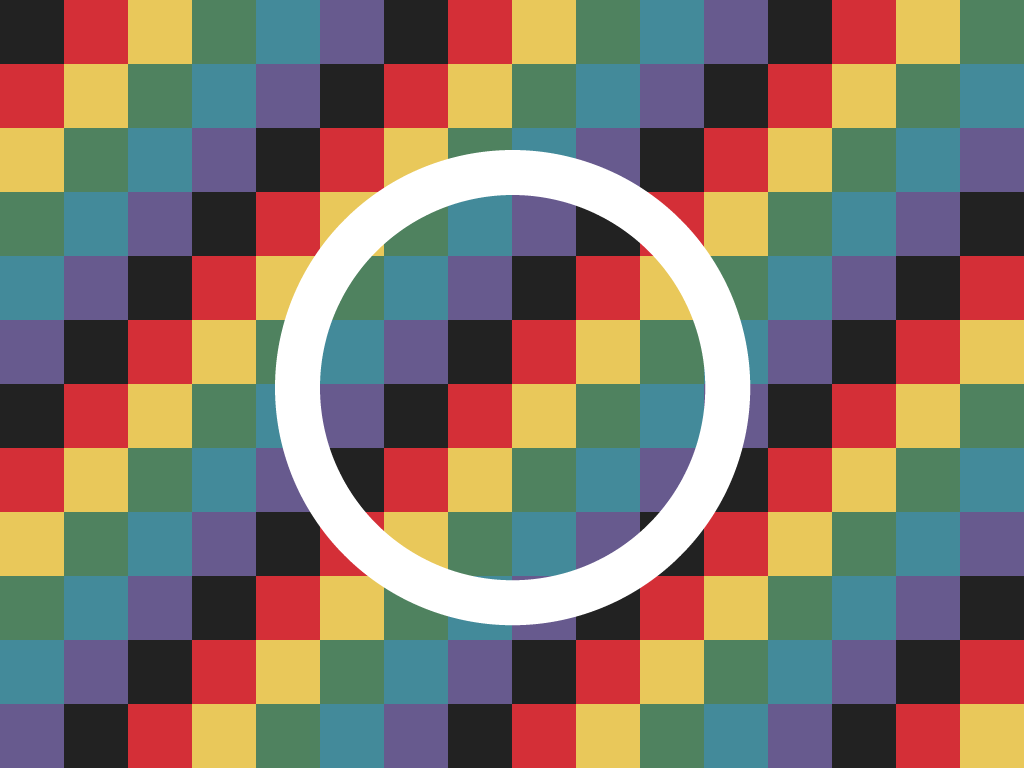
#> input picture tests/fixtures/large-pattern.png, 4096 x 3072 px (shown at 1/4 size)
$ python -i converter.py   (imports and definitions only)
#> lines starting #> are read from the running program, lines starting #| are printed output that depends on the picture
from __future__ import annotations

from dataclasses import dataclass
from math import ceil, sqrt
from pathlib import Path

import numpy as np
from PIL import Image, ImageDraw, ImageFont, ImageOps
from pyxelate import Pal, Pyx
from scipy.optimize import linear_sum_assignment
from skimage.color import deltaE_ciede2000, rgb2lab

from . import CONVERTER_VERSION
from .palette import DEFAULT_PALETTE_ID, PaletteDefinition, load_palette


SUPPORTED_DITHER_MODES = ("none", "naive", "bayer", "floyd", "atkinson")
SUPPORTED_FIT_MODES = ("crop", "stretch")
SUPPORTED_MAPPING_MODES = ("direct", "two-stage")
RGBA_FIT_MAX_SAMPLES = 4096


@dataclass(frozen=True)
class ConversionOptions:
    width: int = 24
    height: int = 24
    fit: str = "crop"
    dither: str = "none"
    sobel: int = 3
    depth: int = 1
    svd: bool = True
    mapping_mode: str = "direct"
    auto_colors: int = 18
    cleanup_passes: int = 2
    cleanup_delta_e: float = 14.0

    # [19 lines left out: function validate, not called in this run]


@dataclass(frozen=True)
class ConversionResult:
    width: int
    height: int
    palette_id: str
    palette_version: int
    converter_version: str
    used_color_ids: tuple[str, ...]
    pixels: list[list[str | None]]
    hex_pixels: list[list[str | None]]
    image: np.ndarray
    mapping_mode: str
    learned_colors: int | None = None
    cleanup_changes: int = 0

    @property
    def used_colors(self) -> int:
        return len(self.used_color_ids)


def crop_to_aspect(image: Image.Image, width: int, height: int) -> Image.Image:
    target_ratio = width / height
    source_ratio = image.width / image.height

    if source_ratio > target_ratio:
        crop_width = max(1, round(image.height * target_ratio))
        left = (image.width - crop_width) // 2
        return image.crop((left, 0, left + crop_width, image.height))

    crop_height = max(1, round(image.width / target_ratio))
    top = (image.height - crop_height) // 2
    return image.crop((0, top, image.width, top + crop_height))


def prepare_pillow_image(
    image: Image.Image,
    *,
    width: int,
    height: int,
    fit: str,
) -> np.ndarray:
    image = ImageOps.exif_transpose(image)
    has_alpha = image.mode in ("RGBA", "LA") or "transparency" in image.info
    image = image.convert("RGBA" if has_alpha else "RGB")

    if fit == "crop":
        image = crop_to_aspect(image, width, height)
    elif fit != "stretch":
        raise ValueError(f"Unsupported fit mode: {fit}")

    return np.asarray(image)


def load_source(
    path: Path,
    *,
    width: int = 24,
    height: int = 24,
    fit: str = "crop",
) -> np.ndarray:
#> called with path = '../tests/fixtures/large-pattern.png', width = 24, height = 24, fit = 'crop'
    with Image.open(path) as opened:
#> opened is the input picture: PIL image 4096x3072 RGB; mean R, G, B 132.6, 117.7, 106.9
        return prepare_pillow_image(opened, width=width, height=height, fit=fit)
#> in prepare_pillow_image, `has_alpha = image.mode in ("RGBA", "LA") or "transparency" in image.info`: has_alpha = False
#> in crop_to_aspect, `return image.crop((left, 0, left + crop_width, image.height))`:
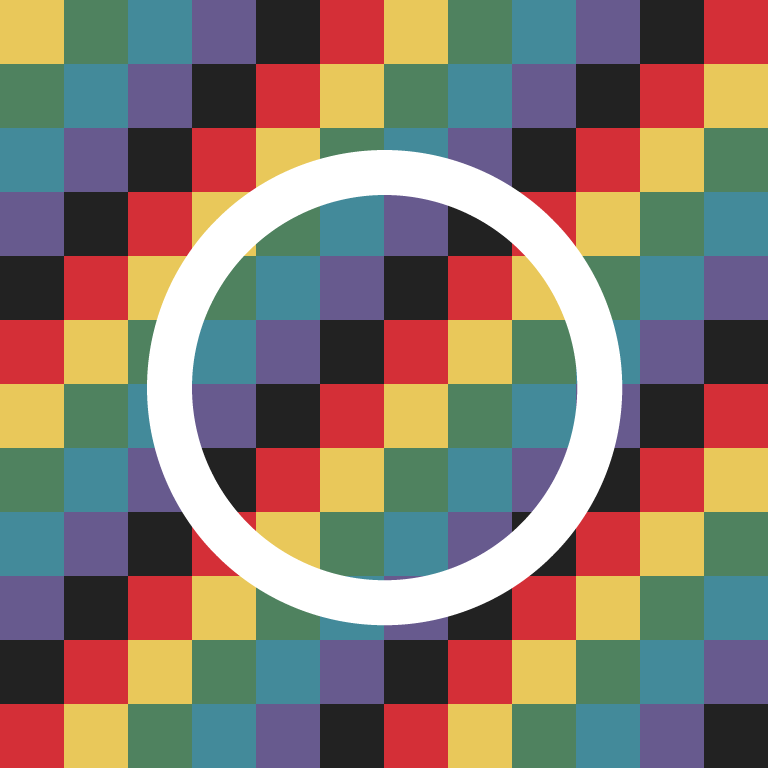
#> returned value: PIL image 3072x3072 RGB (shown at 1/4 size); mean R, G, B 136.4, 121.4, 110.8


# [13 lines left out: function validate_palette, not called in this run]


def lab_colors(rgb: np.ndarray) -> np.ndarray:
    rgb = np.asarray(rgb, dtype=np.float64).reshape(1, -1, 3) / 255.0
    return rgb2lab(rgb).reshape(-1, 3)


def palette_distance_matrix(palette: PaletteDefinition) -> np.ndarray:
    lab = lab_colors(np.asarray(palette.rgb_colors, dtype=np.uint8))
    return deltaE_ciede2000(lab[:, None, :], lab[None, :, :])


# [330 lines left out: functions map_auto_colors_to_fixed_palette, cleanup_isolated_pixels, _build_pixel_matrices, _opaque_rgb_fit_source, _fit_transform, convert_array and 3 more, not called in this run]


def label_text_color(rgb: tuple[int, int, int]) -> tuple[int, int, int]:
    luminance = 0.2126 * rgb[0] + 0.7152 * rgb[1] + 0.0722 * rgb[2]
    return (30, 30, 30) if luminance >= 150 else (255, 255, 255)


# [54 lines left out: functions load_font, render_palette_board, not called in this run]

>>> result = load_source('../tests/fixtures/large-pattern.png')
